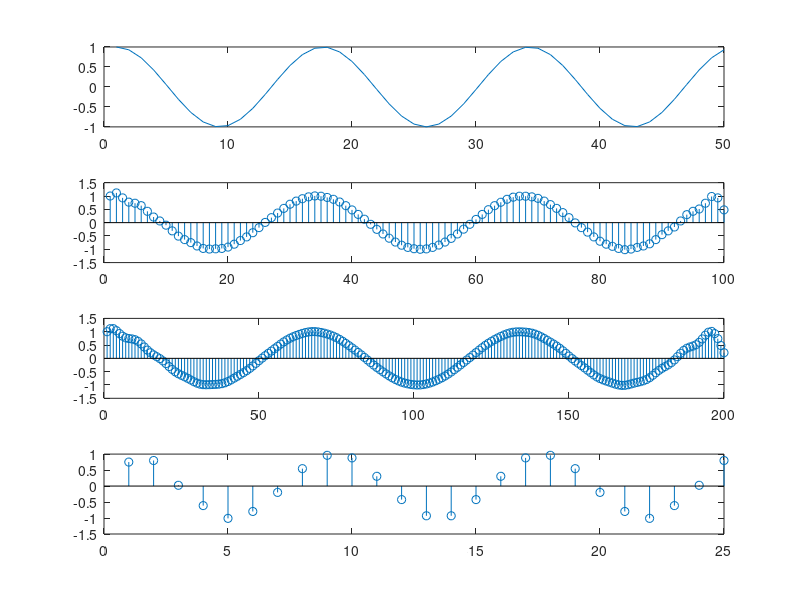

Source code (MATLAB):
clc;
clear all;
close all;
N = 50;
n = 0:N-1;
fs = 1000;
t = 1/fs
f = 60;
x = cos(2*pi*f*n*t);
figure;
subplot(4,1,1);
plot(x);
y = resample(x,2,1);
subplot(4,1,2);
stem(y);
y = resample(x,4,1);
subplot(4,1,3);
stem(y);
y = resample(x,1,2);
subplot(4,1,4);
stem(y);
